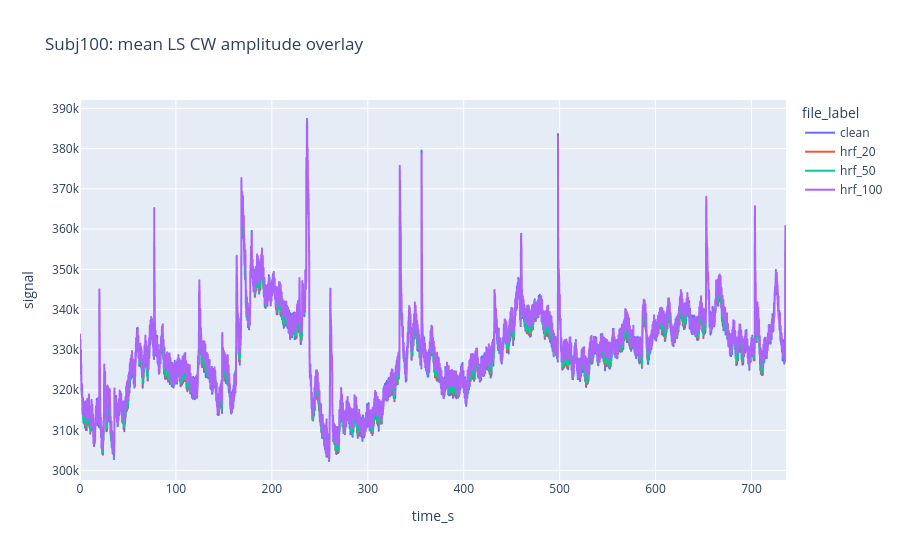

Notebook code for this chart:
### Code cell
overlay_figure = px.line(
    overlay_df,
    x="time_s",
    y="signal",
    color="file_label",
    title=f"{subject_name}: mean LS CW amplitude overlay",
)

overlay_figure.show()
overlay_figure.write_html(output_figures_dir / f"{subject_name.lower()}_ls_overlay.html")

### Figure 1 — Plotly figure (JSON) as saved in the notebook; plotly's stock layout.template omitted (floating-point values rounded to 4 significant figures; data arrays with more than 128 entries replaced by an {"elided": "..."} marker saying what was removed)
{"data": [{"hovertemplate": "file_label=clean<br>time_s=%{x}<br>signal=%{y}<extra></extra>", "legendgroup": "clean", "line": {"color": "#636efa", "dash": "solid"}, "marker": {"symbol": "circle"}, "mode": "lines", "name": "clean", "showlegend": true, "type": "scattergl", "x": {"elided": "36800 float values"}, "xaxis": "x", "y": {"elided": "36800 float values"}, "yaxis": "y"}, {"hovertemplate": "file_label=hrf_20<br>time_s=%{x}<br>signal=%{y}<extra></extra>", "legendgroup": "hrf_20", "line": {"color": "#EF553B", "dash": "solid"}, "marker": {"symbol": "circle"}, "mode": "lines", "name": "hrf_20", "showlegend": true, "type": "scattergl", "x": {"elided": "36800 float values"}, "xaxis": "x", "y": {"elided": "36800 float values"}, "yaxis": "y"}, {"hovertemplate": "file_label=hrf_50<br>time_s=%{x}<br>signal=%{y}<extra></extra>", "legendgroup": "hrf_50", "line": {"color": "#00cc96", "dash": "solid"}, "marker": {"symbol": "circle"}, "mode": "lines", "name": "hrf_50", "showlegend": true, "type": "scattergl", "x": {"elided": "36800 float values"}, "xaxis": "x", "y": {"elided": "36800 float values"}, "yaxis": "y"}, {"hovertemplate": "file_label=hrf_100<br>time_s=%{x}<br>signal=%{y}<extra></extra>", "legendgroup": "hrf_100", "line": {"color": "#ab63fa", "dash": "solid"}, "marker": {"symbol": "circle"}, "mode": "lines", "name": "hrf_100", "showlegend": true, "type": "scattergl", "x": {"elided": "36800 float values"}, "xaxis": "x", "y": {"elided": "36800 float values"}, "yaxis": "y"}], "layout": {"legend": {"title": {"text": "file_label"}, "tracegroupgap": 0}, "title": {"text": "Subj100: mean LS CW amplitude overlay"}, "xaxis": {"anchor": "y", "domain": [0, 1], "title": {"text": "time_s"}}, "yaxis": {"anchor": "x", "domain": [0, 1], "title": {"text": "signal"}}}}
